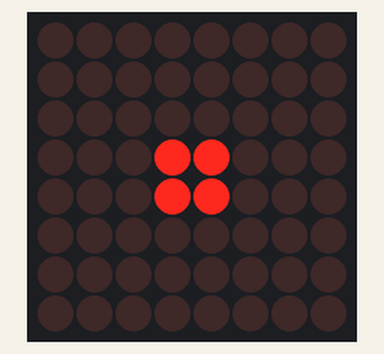
This sketch was run on a simulated Arduino Uno, built with avr-gcc and run on an emulated ATmega328P. Shown: 8×8 LED matrix.

Above: at 0.15 s.
At 0.56 s:
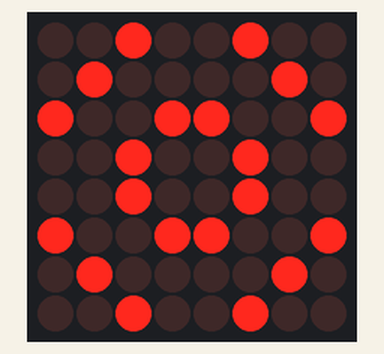
At 1.07 s:
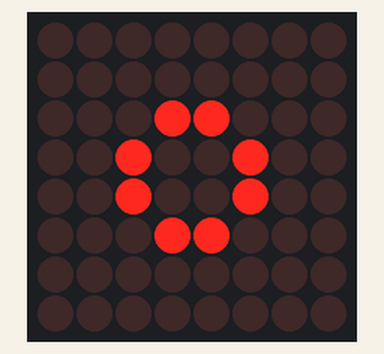

Measured:
- by itself, everything shown: repeats every 0.82 s, in 8 steps

The sketch:

LED_Matrix_Tunnel.ino
```cpp
#include "LedControl.h"

#define DIN 12
#define CLK 10
#define CS 11

LedControl lc = LedControl(DIN,CLK,CS,1);
int stat = 0;

void setup() {
  lc.shutdown(0, false);
  lc.setIntensity(0,8);
  lc.clearDisplay(0);
}

/*
 * 0 (0,0)
 * 1 (0,1)(1,0)
 * 2 (0,2)(1,1)(2,0)
 * 3 (0,3)(1,2)(2,1)(3,0)
 * 4      (1,3)(2,2)(3,1)
 * 5           (2,3)(3,2)
 * 6                (3,3)
 */

void loop() {
  /*
  for (int i=7;i>=0;i--) {
   for (int j=0;j<=i;j++) {
     int row = j;
     int col = i-j;
     if (col < 4 && row < 4) {
      lc.setLed(0,row,col,1);
      lc.setLed(0,row,7-col,1);
      lc.setLed(0,7-row,col,1);
      lc.setLed(0,7-row,7-col,1);
     }
   }
   delay(100);
   lc.clearDisplay(0);
  }*/

   // another method
  for (int i=7;i>=0;i--) {
    for (int row=0;row<4;row++) {
      for (int col = 0; col <4; col++) {
        if (row+col    == i
          || row + col  == i+3

        ){
          lc.setLed(0, row, col, 1);
          lc.setLed(0,row,7-col,1);
          lc.setLed(0,7-row,col,1);
          lc.setLed(0,7-row,7-col,1);
        }
      }
    }
    delay(100);
    lc.clearDisplay(0);
  }

}
```
